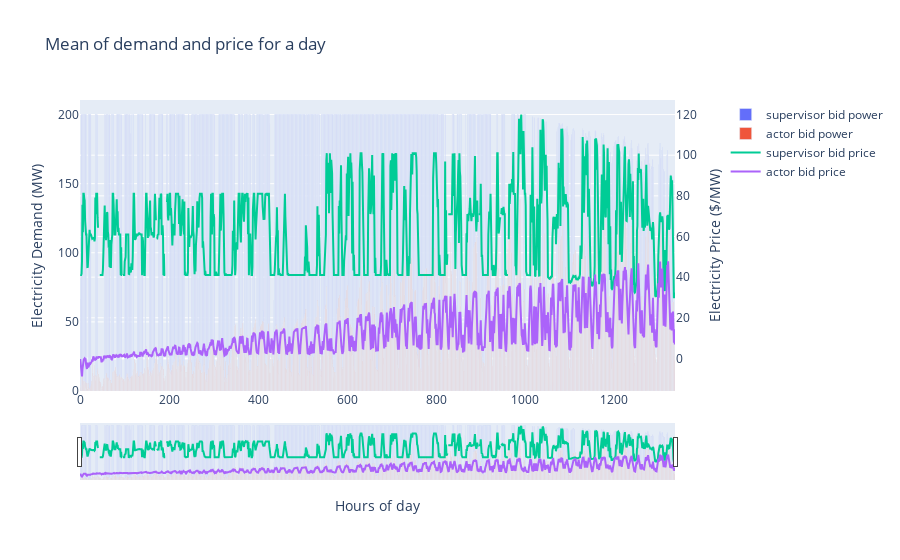

The notebook cell saved with this chart:
### Code cell
fig = make_subplots(specs=[[{"secondary_y": True}]])
fig.add_trace(go.Bar(x=results['timestamp'].index, y=results['b_fcas_power'], name='supervisor bid power'), secondary_y=False)
fig.add_trace(go.Bar(x=results['timestamp'].index, y=results['b_fcas_actor_power'], name='actor bid power'), secondary_y=False)

fig.add_trace(go.Scatter(x=results['timestamp'].index, y=results['b_fcas_price'], name='supervisor bid price'), secondary_y=True)
fig.add_trace(go.Scatter(x=results['timestamp'].index, y=results['b_fcas_actor_price'], name='actor bid price'), secondary_y=True)


# Add figure title
fig.update_layout(
    title_text="Mean of demand and price for a day",
    xaxis_rangeslider_visible=True,
)

# Set x-axis title
fig.update_xaxes(title_text="Hours of day")

# Set y-axes titles
fig.update_yaxes(title_text="Electricity Demand (MW)", secondary_y=False)
fig.update_yaxes(title_text="Electricity Price ($/MW)", secondary_y=True)

fig.show()

### Figure 1 — Plotly figure (JSON) as saved in the notebook; plotly's stock layout.template omitted (floating-point values rounded to 4 significant figures; data arrays with more than 128 entries replaced by an {"elided": "..."} marker saying what was removed)
{"data": [{"name": "supervisor bid power", "type": "bar", "x": {"elided": "1337 int values"}, "xaxis": "x", "y": {"elided": "1337 str values"}, "yaxis": "y"}, {"name": "actor bid power", "type": "bar", "x": {"elided": "1337 int values"}, "xaxis": "x", "y": {"elided": "1337 float values"}, "yaxis": "y"}, {"name": "supervisor bid price", "type": "scatter", "x": {"elided": "1337 int values"}, "xaxis": "x", "y": {"elided": "1337 str values"}, "yaxis": "y2"}, {"name": "actor bid price", "type": "scatter", "x": {"elided": "1337 int values"}, "xaxis": "x", "y": {"elided": "1337 float values"}, "yaxis": "y2"}], "layout": {"title": {"text": "Mean of demand and price for a day"}, "xaxis": {"anchor": "y", "domain": [0, 0.94], "rangeslider": {"visible": true}, "title": {"text": "Hours of day"}}, "yaxis": {"anchor": "x", "domain": [0, 1], "title": {"text": "Electricity Demand (MW)"}}, "yaxis2": {"anchor": "x", "overlaying": "y", "side": "right", "title": {"text": "Electricity Price ($/MW)"}}}}
